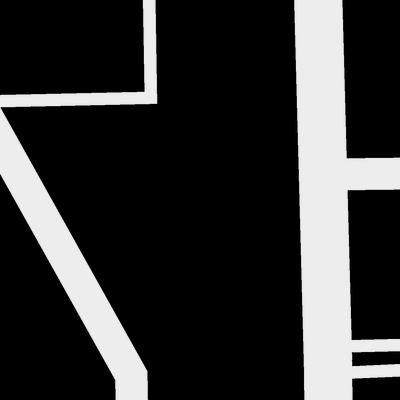
#> input picture demos/x_satImage_088.png, 400 x 400 px
$ python data-aug-demo.py
#> lines starting #> are read from the running program, lines starting #| are printed output that depends on the picture
#!/usr/bin/env python
# coding: utf-8

# In[ ]:


from scipy import ndimage
import random
import numpy as np
import cv2
import matplotlib.pyplot as plt


# In[77]:


from google.colab import files
uploaded = files.upload()
#> the answer given: x_satImage_088.png


# In[ ]:


imgnames = ['x_satImage_088.png']
x_train = np.array([np.asarray(cv2.imread(imgname)) for imgname in imgnames], dtype=np.float32)
imgnames = ['y_satImage_088.png']
y_train = np.array([np.asarray(cv2.imread(imgname)) for imgname in imgnames], dtype=np.float32)
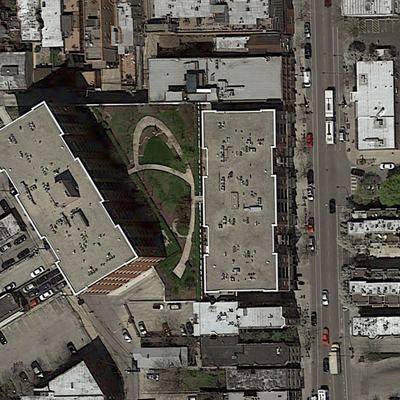
#> input picture demos/y_satImage_088.png, 400 x 400 px
imgx = x_train[0]
imgy = y_train[0]


# In[81]:


plt.subplot(121)
plt.imshow(imgx.astype(int))
plt.subplot(122)
plt.imshow(imgy.astype(int))
plt.show()
#> figure, not shown here; B, G, R data is drawn as R, G, B


# In[89]:


smallx = cv2.resize(imgx, dsize=(263, 263), interpolation=cv2.INTER_CUBIC)
resizedx = cv2.resize(smallx, dsize=(400, 400), interpolation=cv2.INTER_CUBIC)
smally = cv2.resize(imgy, dsize=(263, 263), interpolation=cv2.INTER_CUBIC)
resizedy = cv2.resize(smally, dsize=(400, 400), interpolation=cv2.INTER_CUBIC)
plt.subplot(121)
plt.imshow(resizedx.astype(int))
plt.subplot(122)
plt.imshow(resizedy.astype(int))
plt.show()


# In[82]:


rotx = ndimage.rotate(imgx, angle=90, order=1, reshape=False, axes=(0,1))
roty = ndimage.rotate(imgy, angle=90, order=1, reshape=False, axes=(0,1))
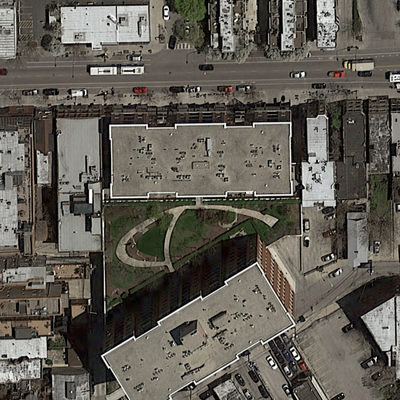
#> roty: shape (400, 400, 3) float32; mean B, G, R 84.8, 92.8, 96.9
plt.subplot(121)
plt.imshow(rotx.astype(int))
plt.subplot(122)
plt.imshow(roty.astype(int))
plt.show()


# In[83]:


flipx = np.flipud(imgx)
flipy = np.flipud(imgy)
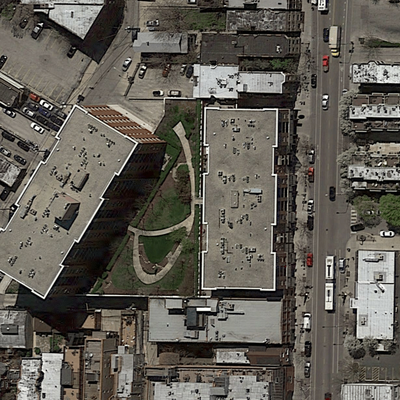
#> flipy: shape (400, 400, 3) float32; mean B, G, R 84.8, 92.8, 96.9
plt.subplot(121)
plt.imshow(flipx.astype(int))
plt.subplot(122)
plt.imshow(flipy.astype(int))
plt.show()


# In[84]:


crop_len = 100
zoomx = cv2.resize(imgx[crop_len:-crop_len,crop_len:-crop_len], dsize=(400, 400), interpolation=cv2.INTER_CUBIC)
zoomy = cv2.resize(imgy[crop_len:-crop_len,crop_len:-crop_len], dsize=(400, 400), interpolation=cv2.INTER_CUBIC)
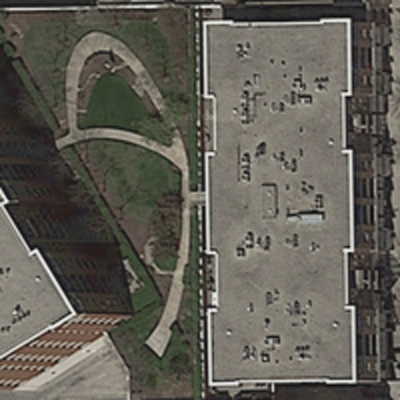
#> zoomy: shape (400, 400, 3) float32; mean B, G, R 72.7, 83.2, 87.1; drawn with min black and max white
plt.subplot(121)
plt.imshow(zoomx.astype(int))
plt.subplot(122)
plt.imshow(zoomy.astype(int))
plt.show()


# In[85]:


crop_len = 60
rotx_ = ndimage.rotate(imgx, angle=45, order=1, reshape=False, axes=(0,1))
zrotx = cv2.resize(rotx_[crop_len:-crop_len,crop_len:-crop_len], dsize=(400, 400), interpolation=cv2.INTER_CUBIC)
roty_ = ndimage.rotate(imgy, angle=45, order=1, reshape=False, axes=(0,1))
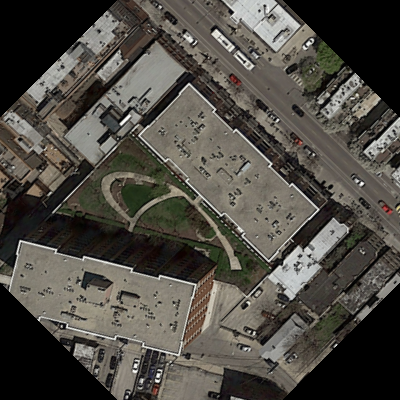
#> roty_: shape (400, 400, 3) float32; mean B, G, R 68.2, 75.1, 78.5
zroty = cv2.resize(roty_[crop_len:-crop_len,crop_len:-crop_len], dsize=(400, 400), interpolation=cv2.INTER_CUBIC)
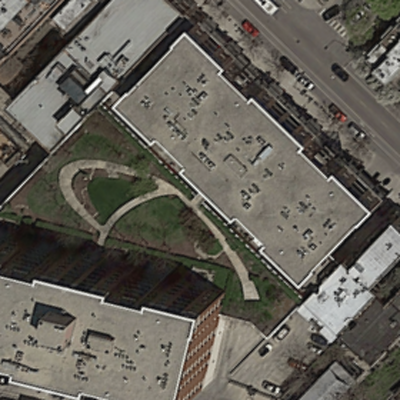
#> zroty: shape (400, 400, 3) float32; mean B, G, R 81.3, 90.4, 94.3; drawn with min black and max white
plt.subplot(121)
plt.imshow(zrotx.astype(int))
plt.subplot(122)
plt.imshow(zroty.astype(int))
plt.show()
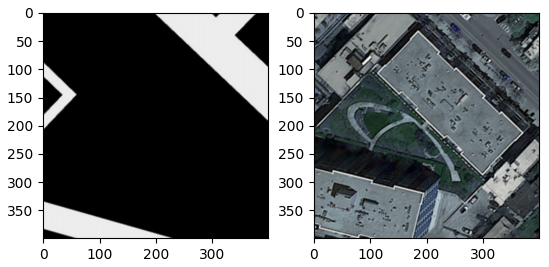
#> figure drawn by matplotlib, 2 panels
